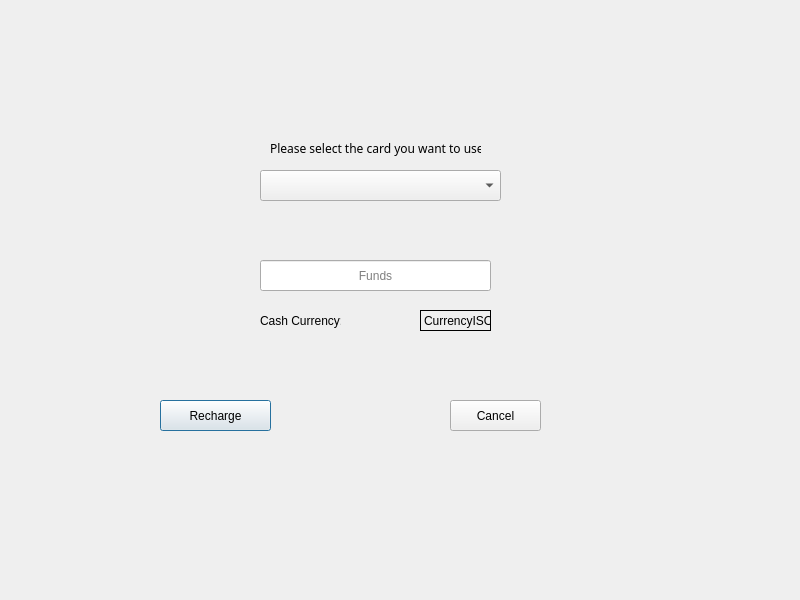
<?xml version="1.0" encoding="UTF-8"?>
<ui version="4.0">
  <class>RechargeCashDialog</class>
  <widget class="QDialog" name="RechargeCashDialog">
    <property name="geometry">
      <rect>
        <x>0</x>
        <y>0</y>
        <width>800</width>
        <height>600</height>
      </rect>
    </property>
    <property name="windowTitle">
      <string>RechargeCashDialog</string>
    </property>
  <property name="inputMethodHints">
      <set>Qt::ImhFormattedNumbersOnly</set>
    </property>
    >>>>>>> Stashed changes
    <widget class="QLineEdit" name="cashFundsLIneEdit">
      <property name="geometry">
        <rect>
          <x>260</x>
          <y>260</y>
          <width>231</width>
          <height>31</height>
        </rect>
      </property>
      <property name="inputMethodHints">
        <set>Qt::ImhFormattedNumbersOnly</set>
      </property>
   <property name="text">
        <string/>
      </property>
      >>>>>>> Stashed changes
      <property name="alignment">
        <set>Qt::AlignCenter</set>
      </property>
      <property name="placeholderText">
        <string>Funds</string>
      </property>
    </widget>
    <widget class="QComboBox" name="rechargeCashComboBox">
      <property name="geometry">
        <rect>
          <x>260</x>
          <y>170</y>
          <width>241</width>
          <height>31</height>
        </rect>
      </property>
    </widget>
    <widget class="QLabel" name="label">
      <property name="geometry">
        <rect>
          <x>270</x>
          <y>140</y>
          <width>211</width>
          <height>16</height>
        </rect>
      </property>
      <property name="font">
        <font>
          <family>Rockwell</family>
        </font>
      </property>
      <property name="text">
        <string>Please select the card you want to use:</string>
      </property>
    </widget>
    <widget class="QPushButton" name="rechargePushButton">
      <property name="geometry">
        <rect>
          <x>160</x>
          <y>400</y>
          <width>111</width>
          <height>31</height>
        </rect>
      </property>
      <property name="text">
        <string>Recharge</string>
      </property>
    </widget>
    <widget class="QPushButton" name="cancelRechargePushButton">
      <property name="geometry">
        <rect>
          <x>450</x>
          <y>400</y>
          <width>91</width>
          <height>31</height>
        </rect>
      </property>
      <property name="text">
        <string>Cancel</string>
      </property>
    </widget>
  <widget class="QLabel" name="label_2">
      <property name="geometry">
        <rect>
          <x>260</x>
          <y>310</y>
          <width>81</width>
          <height>21</height>
        </rect>
      </property>
      <property name="text">
        <string>Cash Currency:</string>
      </property>
    </widget>
    <widget class="QLabel" name="cashCurrencyISOLabel">
      <property name="geometry">
        <rect>
          <x>420</x>
          <y>310</y>
          <width>71</width>
          <height>21</height>
        </rect>
      </property>
      <property name="frameShape">
        <enum>QFrame::Box</enum>
      </property>
      <property name="text">
        <string>CurrencyISO</string>
      </property>
    </widget>
  </widget>
  <layoutdefault spacing="6" margin="11"/>
  <resources/>
  <connections/>
</ui>
